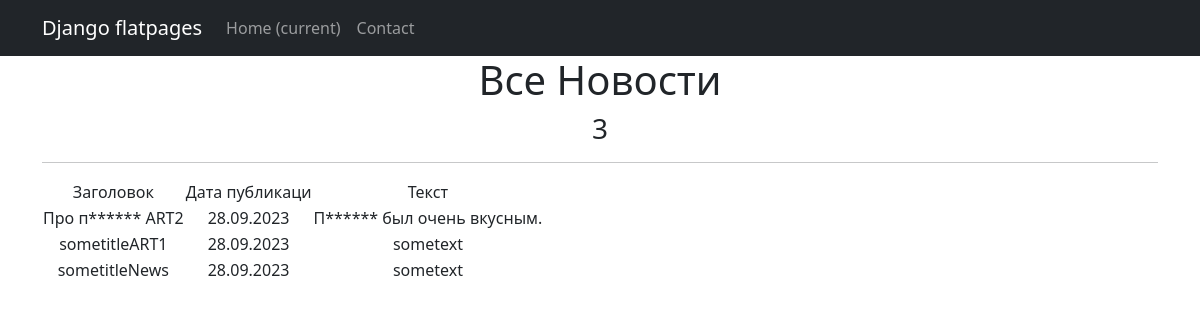
Page /news/ on the committed database.
### news/models.py (models this page shows, shortened)
class Likeable(models.Model):
    rating = models.FloatField(default=0.0)
    class Meta:
        abstract = True

class Post(Likeable):
    News = "NW"
    Article = "AR"
    CATEGORY_CHOICES = [(Article, "Статья"),
                        (News, "Новость"),
                        ]
    choice = models.CharField(max_length=2, choices=CATEGORY_CHOICES, default=Article)
    time_create = models.DateTimeField(auto_now_add=True)
    title = models.CharField(max_length=255)
    text = models.TextField()
    rating = models.FloatField(default=0.0)
    author = models.ForeignKey(Author, on_delete=models.CASCADE)
    category = models.ManyToManyField(Category, through="PostCategory")

### news/views.py (the view)
# urls.py: path('', PostsList.as_view()),
class PostsList(ListView):
    model = Post
    ordering = '-time_create'
    template_name = 'news.html'
    context_object_name = 'news'

### news/templatetags/custom_filters.py (called while the page is built)
@register.filter(name='censor')
def censor(text):
    words = text.split()
    censor_list = []
    for word in words:
        if word.lower() in bad_words:
            censor_word = word[0] + '*' * (len(word) - 1)
            censor_list.append(censor_word)
        else:
            censor_list.append(word)
    return ' '.join(censor_list)

### templates/news.html (shortened to what this page needs)
{% extends 'flatpages/default.html' %}
{% load custom_filters %}
{% block content %}
<h1>Все Новости</h1>
<h3>{{news|length}}</h3>
<hr>
    {% if news %}
        <table>
            <tr>
                <td>Заголовок</td>
                <td>Дата публикаци</td>
                <td>Текст</td>
            </tr>
            {% for post in news %}
            <tr>
                <td>{{ post.title|censor }}</td>
                <td>{{ post.time_create | date:'d.m.Y' }}</td>
                <td>{{ post.text | truncatewords:20 |censor }}</td>
            </tr>
            {% endfor %}
        </table>
    {% else %}
        <h2>Товаров нет!</h2>
    {% endif %}
{% endblock content %}

### templates/flatpages/default.html (shortened to what this page needs)
<!DOCTYPE html>
<html lang="en">
    <head>
        {% load static %}
        <link href="{% static 'css/styles.css' %}" rel="stylesheet" />
    </head>
    <body>
        <nav class="navbar navbar-expand-lg navbar-dark bg-dark static-top">
            <div class="container">
                <a class="navbar-brand" href="#">Django flatpages</a>
                <div class="collapse navbar-collapse" id="navbarResponsive">
                    <ul class="navbar-nav ml-auto">
                        <li class="nav-item active">
                            <a class="nav-link" href="#">Home
                                <span class="sr-only">(current)</span>
                            </a>
                        </li>
                        <li class="nav-item">
                            <a class="nav-link" href="/contacts/">Contact</a>
                        </li>
                    </ul>
                </div>
            </div>
        </nav>
        <div class="container">
            <div class="row">
                <div class="col-lg-12 text-center">
                    {% block content %}{% endblock content %}
                </div>
            </div>
        </div>
    </body>
</html>

### rows in the picture
Post: title|censor "Про п****** ART2", time_create "28.09.2023", text|censor "П****** был очень вкусным."
Post: title|censor "sometitleART1", time_create "28.09.2023", text|censor "sometext"
Post: title|censor "sometitleNews", time_create "28.09.2023", text|censor "sometext"

### other values in the picture
{{ news|length }} "3"
